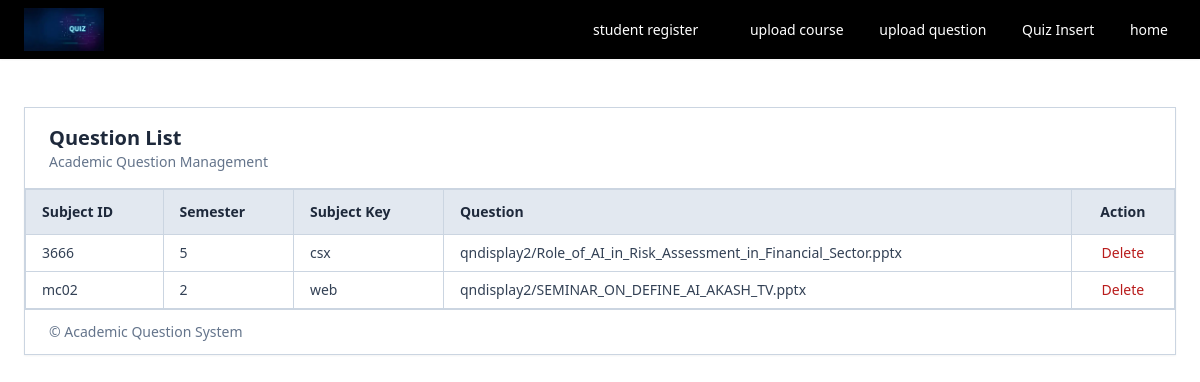
/qnlist, run on an earlier commit of the app's database.
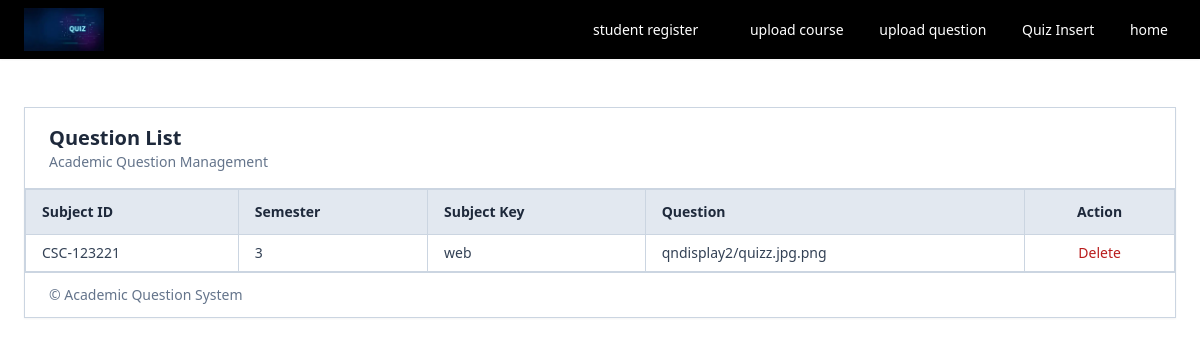
And on a later commit of the database.
### Common/models.py (models this page shows)
class questions(models.Model):
    subject_id = models.CharField(max_length=20,primary_key=True)
    semester = models.CharField(max_length=30)
    subject_k = models.ForeignKey(question_bank,on_delete=models.PROTECT,related_name="QUESTIONS")
    questionupload = models.FileField(upload_to="qndisplay2")

class question_bank(models.Model):
    course_name = models.CharField(max_length=30)
    year = models.IntegerField()
    subject = models.CharField(max_length=30,primary_key=True)
    def __str__(self):
        return self.subject

### Faculty/views.py (the view)
# urls.py: path('qnlist',views.questiondisplay,name='question_displays'),
def questiondisplay(request):
     data=questions.objects.all()
     return render(request,"questiondisplay.html",{'questiondata':data})

### Faculty/Templates/questiondisplay.html (shortened to what this page needs)
{% include 'fheader.html' %}
{% load widget_tweaks %}
<!DOCTYPE html>
<html lang="en">
<head>
    <script src="https://cdn.jsdelivr.net/npm/@tailwindcss/browser@4"></script>
</head>
<body class="bg-slate-100 min-h-screen">
    <div class="max-w-6xl mx-auto mt-12 bg-white border border-slate-300 shadow-sm">
        <div class="border-b border-slate-300 px-6 py-4">
            <h1 class="text-xl font-semibold text-slate-800">
                Question List
            </h1>
            <p class="text-sm text-slate-500">
                Academic Question Management
            </p>
        </div>
        <div class="overflow-x-auto">
            <table class="min-w-full text-sm text-slate-700">
                <thead class="bg-slate-200 text-slate-800">
                    <tr>
                        <th class="px-4 py-3 border border-slate-300 text-left">
                            Subject ID
                        </th>
                        <th class="px-4 py-3 border border-slate-300 text-left">
                            Semester
                        </th>
                        <th class="px-4 py-3 border border-slate-300 text-left">
                            Subject Key
                        </th>
                        <th class="px-4 py-3 border border-slate-300 text-left">
                            Question
                        </th>
                        <th class="px-4 py-3 border border-slate-300 text-center">
                            Action
                        </th>
                    </tr>
                </thead>
                <tbody>
                    {% for q in questiondata %}
                    <tr class="hover:bg-slate-50">
                        <td class="px-4 py-2 border border-slate-300">
                            {{ q.subject_id }}
                        </td>
                        <td class="px-4 py-2 border border-slate-300">
                            {{ q.semester }}
                        </td>
                        <td class="px-4 py-2 border border-slate-300">
                            {{ q.subject_k }}
                        </td>
                        <td class="px-4 py-2 border border-slate-300">
                            {{ q.questionupload }}
                        </td>
                        <td class="px-4 py-2 border border-slate-300 text-center">
                            <a href="{% url 'pyq_question_delete' q.subject_id %}"
                               class="text-red-700 hover:underline button"
                               onclick="return confirm('Are you sure you want to delete this question?');">
                                Delete
                            </a>
                        </td>
                    </tr>
                    {% empty %}
                    <tr>
                        <td colspan="5" class="px-4 py-6 text-center text-slate-500">
                            No questions available
                        </td>
                    </tr>
                    {% endfor %}
                </tbody>
            </table>
        </div>
        <div class="border-t border-slate-300 px-6 py-3 text-sm text-slate-500">
            © Academic Question System
        </div>
    </div>
</body>
</html>

What changed in the data, as far as the page shows it:
removed questions: subject_id "3666", semester "5", subject_k "csx", questionupload "qndisplay2/Role_of_AI_in_Risk_Assessment_in_Financial_Sector.pptx"
removed questions: subject_id "mc02", semester "2", subject_k "web", questionupload "qndisplay2/SEMINAR_ON_DEFINE_AI_AKASH_TV.pptx"
added questions: subject_id "CSC-123221", semester "3", subject_k "web", questionupload "qndisplay2/quizz.jpg.png"
